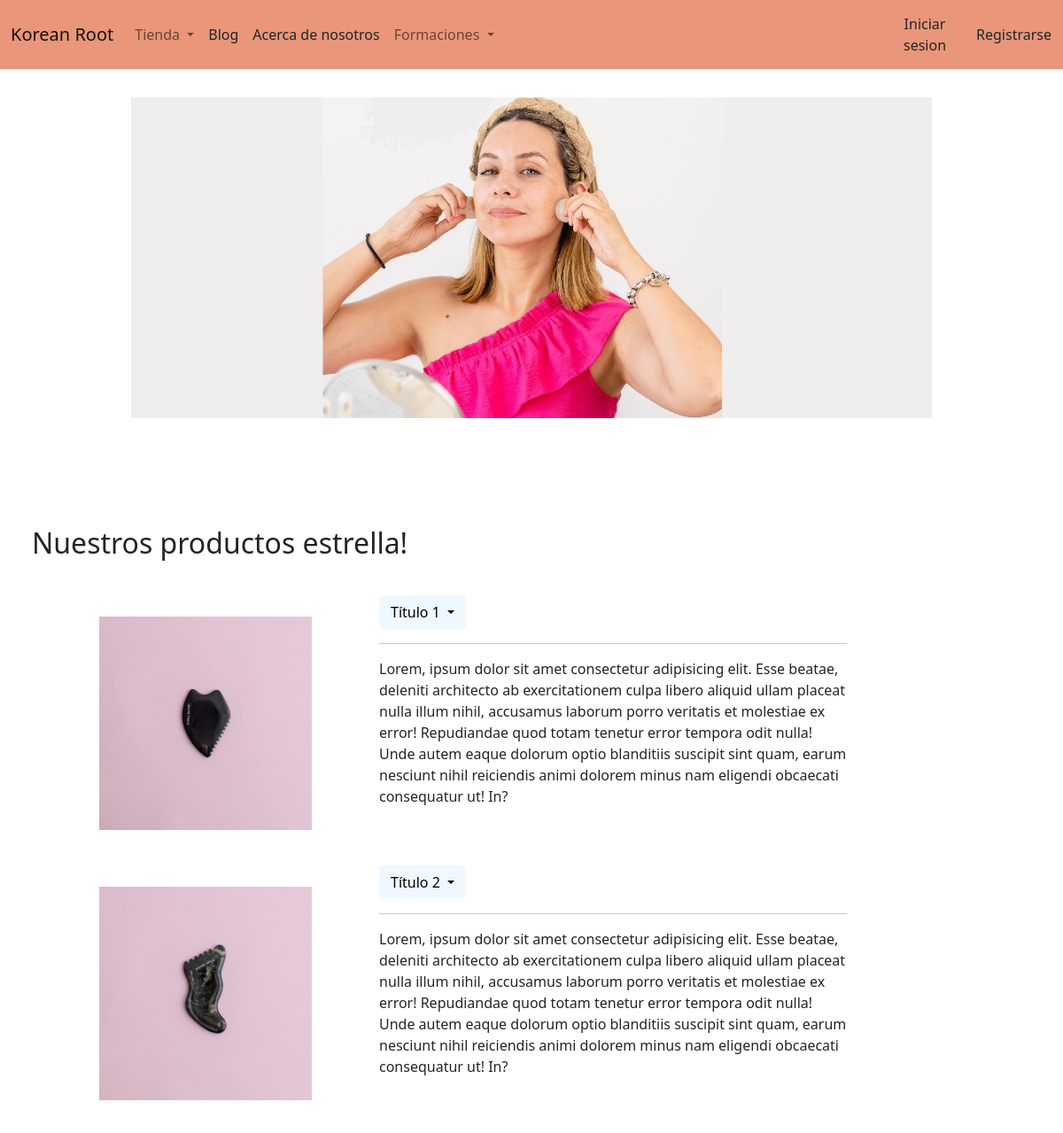
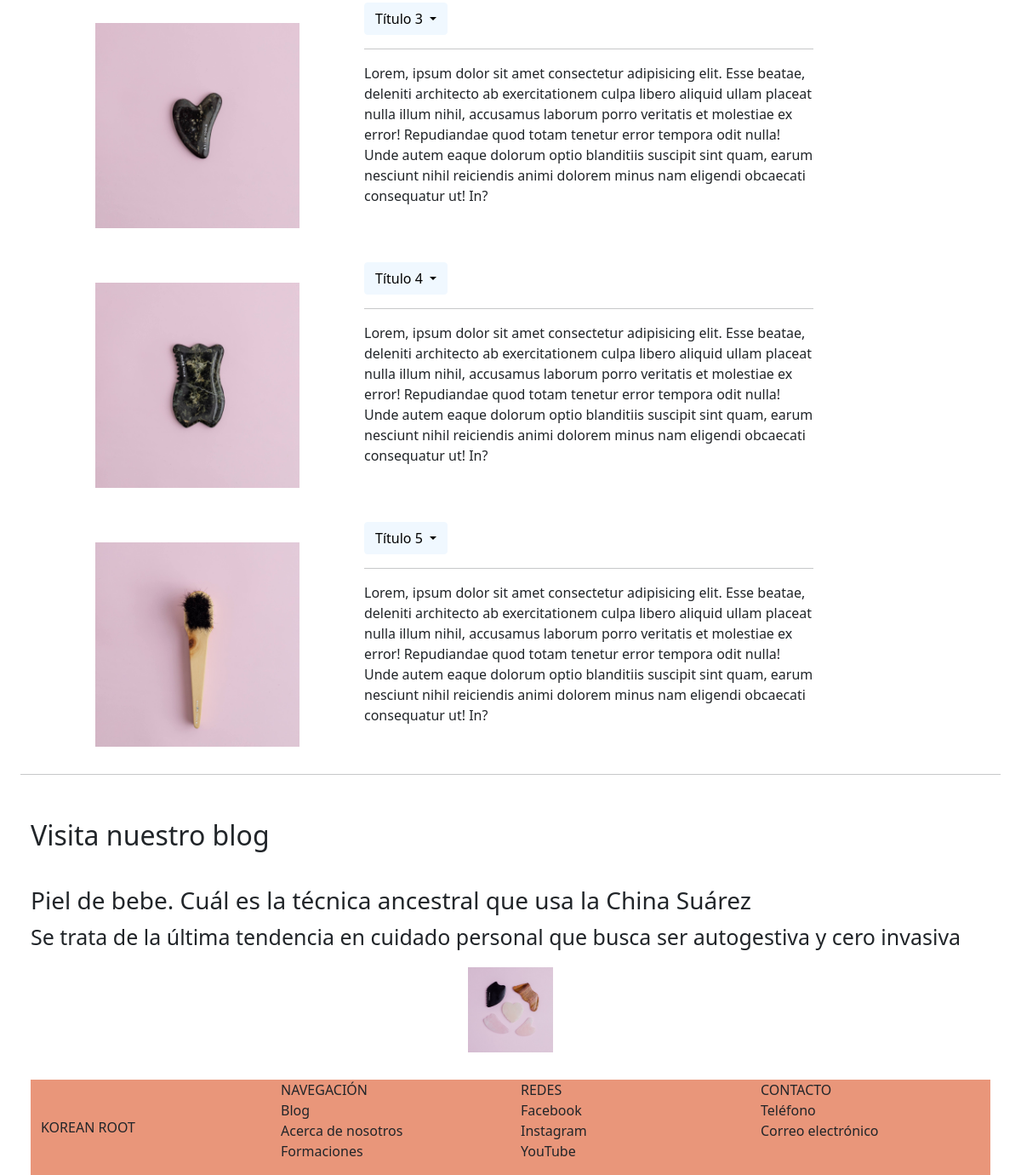
The page / on the database its author committed (2 pictures, top to bottom).
### AppBlog/models.py (models this page shows, shortened)
class ImagenCarrusel(models.Model):
    titulo = models.CharField(max_length=70)
    texto = models.CharField(max_length=200)
    imagen = models.ImageField(upload_to='carrusel', default=None)

class ProductoEstrella(models.Model):
    titulo = models.CharField(max_length=50)
    imagen = models.ImageField(upload_to='productos_estrella', default=None)

class Post(models.Model):
    titulo = models.CharField(max_length=70)
    subtitulo = models.CharField(max_length=140)
    cuerpo = RichTextField(blank = True, null = True)
    fecha_creacion = models.DateTimeField(auto_now_add=True)
    autor = models.CharField(max_length=50)
    img_portada = models.ImageField(upload_to='portadas_blog', null=True, blank=True)
    img_miniatura = models.ImageField(upload_to='miniaturas_blog', null=True, blank=True)
    fuente = models.CharField(max_length=20, null= True, blank= True)
    link_noticia = models.CharField(max_length=255, null= True, blank= True)

### AppBlog/views.py (the view)
# urls.py: path('', inicio, name="Inicio"),
def inicio(request):
    carrusel = ImagenCarrusel.objects.all()
    carrusel_1 = carrusel[0]
    carrusel_2 = carrusel[1]
    carrusel_3 = carrusel[2]
    carrusel_4 = carrusel[3]
    carrusel_5 = carrusel[4]
    carrusel_6 = carrusel[5]
    carrusel = [carrusel_2, carrusel_3, carrusel_4, carrusel_5, carrusel_6]
    imagenes = ProductoEstrella.objects.all()
    posts = Post.objects.all()
    return render(request, 'AppBlog/inicio.html', {
    'imagenes': imagenes,
    'publicaciones': posts,
    'img_carrusel': carrusel,
    'carrusel_1': carrusel_1,
    'carrusel_2': carrusel_2,
    'carrusel_3': carrusel_3,
    'carrusel_4': carrusel_4,
    'carrusel_5': carrusel_5,
    'carrusel_6': carrusel_6,
    })

### AppBlog/templates/AppBlog/inicio.html (shortened to what this page needs)
{% extends 'AppTienda/padre.html' %}
{% load static %}
{% block contenidoQueCambia %}
  <div id="carousel-item" class="carousel slide" data-bs-ride="carousel" style="height: 30rem;">
    <div class="carousel-indicators">
      <button type="button" data-bs-target="#carousel-item" data-bs-slide-to="0" class="active" aria-current="true" aria-label="Slide 1"></button>
      <button type="button" data-bs-target="#carousel-item" data-bs-slide-to="1" aria-label="Slide 2"></button>
      <button type="button" data-bs-target="#carousel-item" data-bs-slide-to="2" aria-label="Slide 3"></button>
      <button type="button" data-bs-target="#carousel-item" data-bs-slide-to="3" aria-label="Slide 4"></button>
      <button type="button" data-bs-target="#carousel-item" data-bs-slide-to="4" aria-label="Slide 5"></button>
      <button type="button" data-bs-target="#carousel-item" data-bs-slide-to="5" aria-label="Slide 6"></button>
    </div>
      <div class="carousel-inner" style="height: 30rem;">
        <div class="carousel-item active">
          <div>
            <img
            src="{{carrusel_1.imagen.url}}"
            style=
            "display: block;
            max-height: 30rem;
            margin-left: auto;
            margin-right: auto;
            width: auto;"
            alt="longdesc">
          </div>
          <div class="carousel-caption d-none d-md-block">
          </div>
        </div>
      </div>
        <button class="carousel-control-prev" type="button" data-bs-target="#carousel-item" data-bs-slide="prev">
          <span class="carousel-control-prev-icon" aria-hidden="true"></span>
        </button>
        <button class="carousel-control-next" type="button" data-bs-target="#carousel-item" data-bs-slide="next">
          <span class="carousel-control-next-icon" aria-hidden="true"></span>
        </button>
      </div>
    <h2 style="
    margin-left: 3%;
    margin-bottom: 1rem;
    margin-top: 3%;
    ">Nuestros productos estrella!</h2>
    {% for imagen in imagenes %}
    <div class="row" style="margin-bottom: 1rem; margin-left: 3rem; margin-right: 3rem;">
      <div class="col-4">
          <div
          style=
          "margin-top: 3rem;
          display: block;
          align-items: center;
          width: auto;"
          >
              <img
              src="{{ imagen.imagen.url }}"
              alt=""
              style=
              "display: block;
              margin-left: auto;
              margin-right: auto;
              width: 70%;"
              >
          </div>
      </div>
      <div class="col-6" style="margin-top: 1.5rem;">
        <div class="btn-group" role="group">
          <button
          id="btnGroupDrop1"
          type="button"
          class="btn btn-primary dropdown-toggle"
          data-bs-toggle="dropdown"
          aria-expanded="false"
          style=
          "text-decoration: none;
          color:inherit;
          background-color: aliceblue;
          color: black;
          border-color: aliceblue;"
          >
            {{ imagen.titulo }}
          </button>
        </div>
        <hr>
        Lorem, ipsum dolor sit amet consectetur adipisicing elit. Esse beatae, deleniti architecto ab exercitationem culpa libero aliquid ullam placeat nulla illum nihil, accusamus laborum porro veritatis et molestiae ex error!
        Repudiandae quod totam tenetur error tempora odit nulla! Unde autem eaque dolorum optio blanditiis suscipit sint quam, earum nesciunt nihil reiciendis animi dolorem minus nam eligendi obcaecati consequatur ut! In?
      </div>
    </div>
    {% endfor %}
  <hr style="margin-left: 2%; margin-right: 2%;">
  {% if publicaciones %}
  <h2 style="
  margin-left: 3%;
  margin-bottom: 1rem;
  margin-top: 3%;
  ">Visita nuestro blog</h2>
{% endif %}
<div style="margin-top: 2%; margin-left: 3%; margin-right: 3%;">
  {% for publicacion in publicaciones %}
    <a href="{% url 'blog:publicacion_detalle' id=publicacion.id %}" style="text-decoration: none; color:inherit;"><h3>{{publicacion.titulo}}</h3></a>
    <p style="font-size: 25px;">{{publicacion.subtitulo}}</p>
    {% if publicacion.img_miniatura %}
        <img src="{{publicacion.img_miniatura.url}}"
        style=
        "display: block;
        margin-left: auto;
        margin-right: auto;
        margin-bottom: 3rem;
        max-width: 50%;
        max-height: 50%;
        margin-bottom: 2rem;"/>
    {% else %}
        <img src="\media\miniaturadefault.jpg" height="100"
        style=
        "display: block;
        margin-left: auto;
        margin-right: auto;
        margin-bottom: 3rem;
        max-width: 50%;
        max-height: 50%;
        margin-bottom: 2rem;"/>
    {% endif %}
  {% endfor %}
{% endblock %}

### AppTienda/templates/AppTienda/padre.html (style rules this page uses)
.body { background-color:rgb(255, 255, 255); display: flex; flex-direction: column; min-height: 100vh; }

### AppBlog/templates/AppBlog/inicio.html (style rules this page uses)
.carousel-item { margin-top: 2rem; margin-bottom: 2rem; height: 30rem; background: rgb(255, 255, 255); }

### rows shown on the page
ImagenCarrusel: imagen (picture)
ProductoEstrella: imagen (picture), titulo "Título 1"
ProductoEstrella: imagen (picture), titulo "Título 2"
ProductoEstrella: imagen (picture), titulo "Título 3"
ProductoEstrella: imagen (picture), titulo "Título 4"
ProductoEstrella: imagen (picture), titulo "Título 5"
Post: titulo "Piel de bebe. Cuál es la técnica ancestral que usa la China Suárez", subtitulo "Se trata de la última tendencia en cuidado personal que busca ser autogestiva y cero invasiva"
